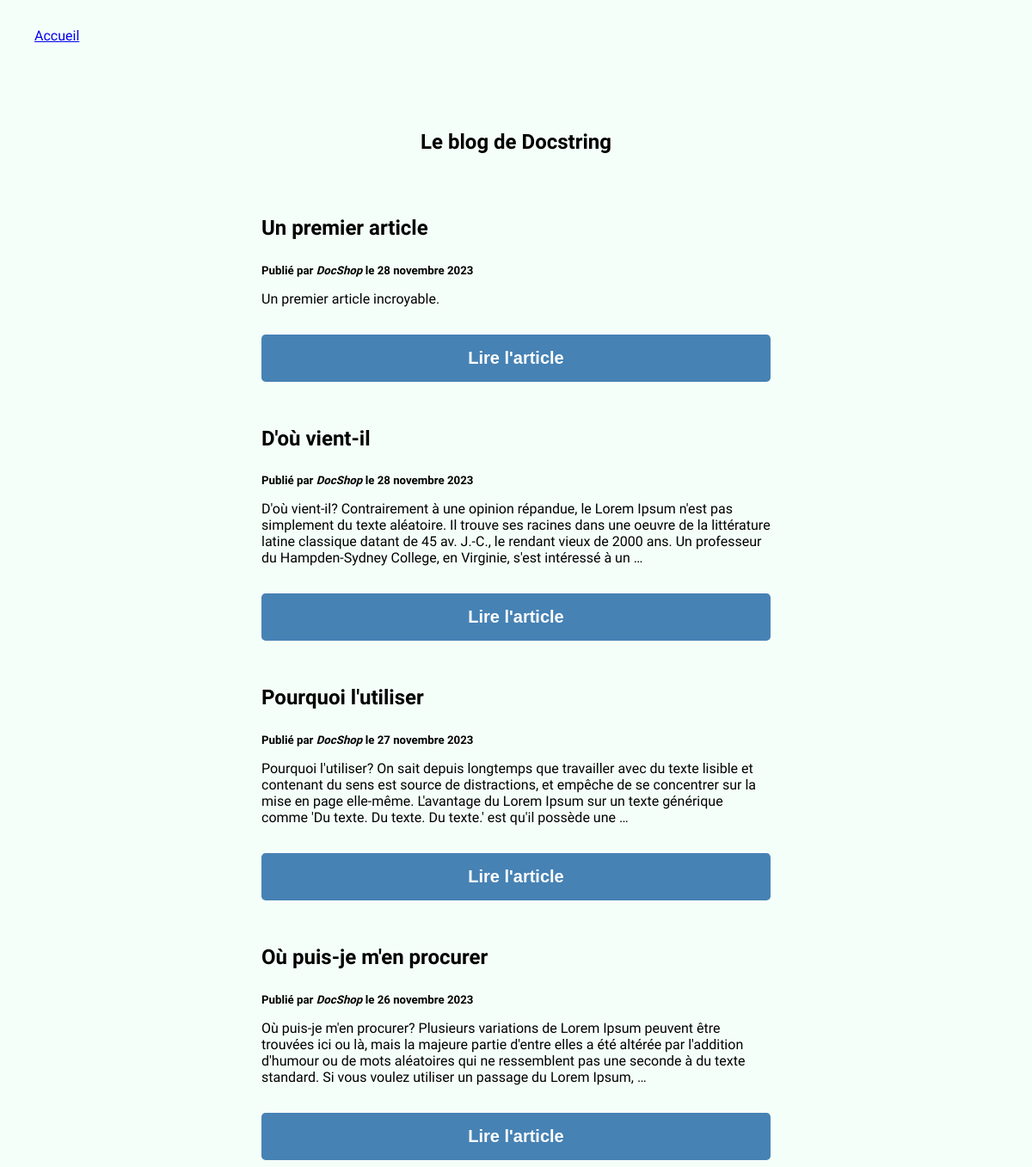
Before: /blog/ with the older database file.
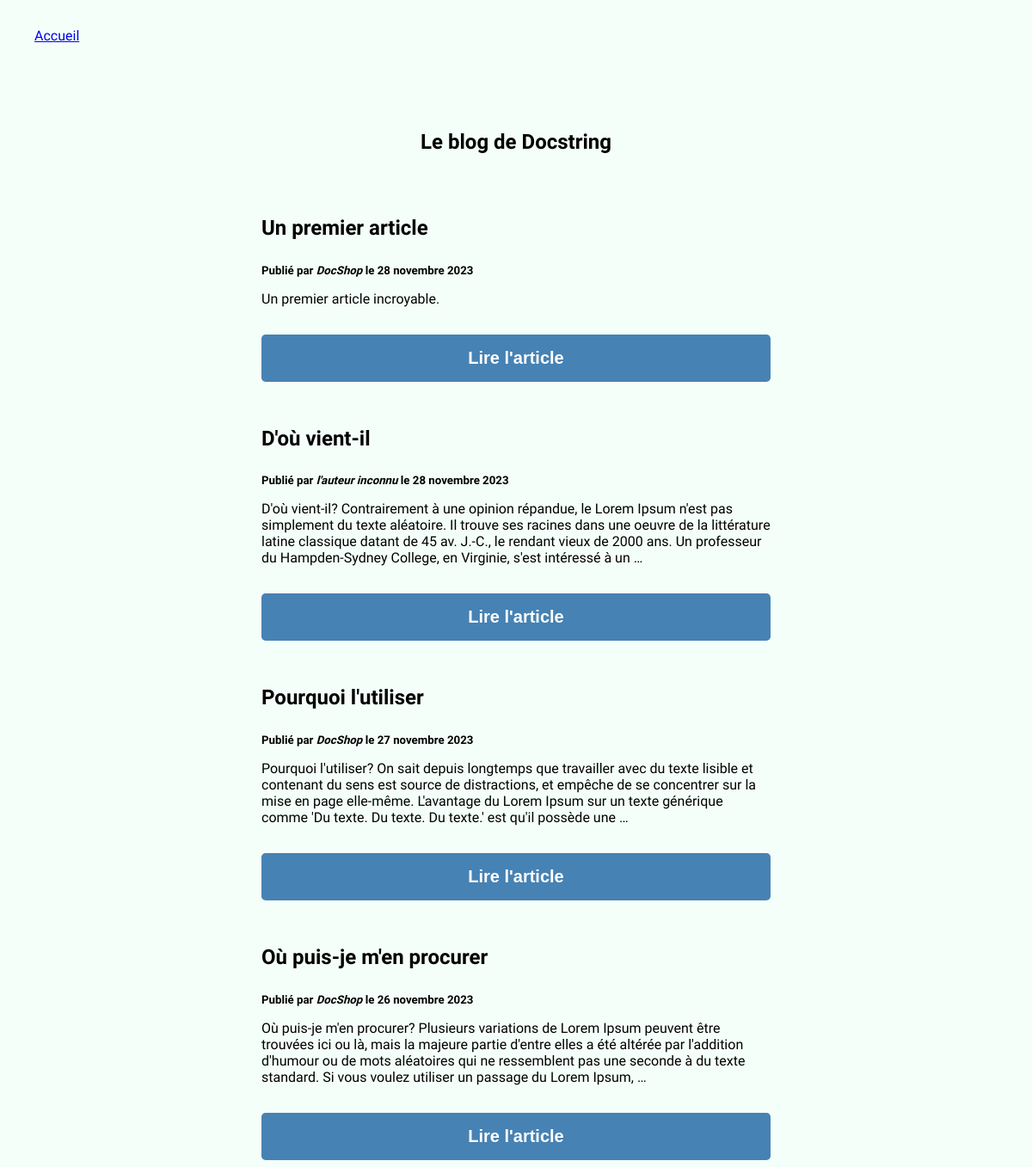
After: the same page with the newer database file.
### posts/models.py (models this page shows, shortened)
class BlogPost(models.Model):
    title = models.CharField(max_length=255, unique=True, verbose_name="Titre")
    slug = models.SlugField(max_length=255, unique=True, blank=True)
    author = models.ForeignKey(User, on_delete=models.SET_NULL, null=True, blank=True)
    last_updated = models.DateTimeField(auto_now=True)
    created_on = models.DateField(blank=True, null=True)
    published = models.BooleanField(default=False, verbose_name="Publié")
    content = models.TextField(blank=True, verbose_name="Contenu")
    thumbnail = models.ImageField(blank=True, upload_to='blog')
    class Meta:
        ordering = ['-created_on']
        verbose_name = "Article"
    @property
    def author_or_default(self):
            return self.author.username if self.author else "l'auteur inconnu"

### posts/views.py (the view)
# urls.py: path('', BlogHome.as_view(), name='home'),
class BlogHome(ListView):
    model = BlogPost
    context_object_name = "posts"
    def get_queryset(self):
        queryset = super().get_queryset()
        if self.request.user.is_authenticated:
            return queryset
        return queryset.filter(published=True)

### posts/templates/posts/blogpost_list.html (shortened to what this page needs)
{% extends 'base.html' %}
{% block content %}
    <h1>Le blog de Docstring</h1>
    {% for post in posts %}
        <article>
        <div class="post-title">
            <h2>{{ post.title }}</h2>
        </div>
            <h5 class="post-author">Publié par <i>{{ post.author_or_default }}</i> le {{ post.created_on|date:'j F Y' }}</h5>
            <p class="post-excerpt">{{ post.content|safe|truncatewords:50 }}</p>
            <form action="{% url 'posts:post' slug=post.slug %}">
                <button class="btn btn-submit"> Lire l'article</button>
            </form>
        </article>
    {% endfor %}
{% endblock %}

### templates/base.html (shortened to what this page needs)
{% load static %}
<!DOCTYPE html>
<html lang="fr">
<head>
    <link rel="stylesheet" href="{% static 'css/style.css' %}">
</head>
<body>
<nav>
    <a href="{% url 'posts:home' %}">Accueil</a>
</nav>
<section id="blog">
    {% block content %}
    {% endblock %}
</section>
</body>
</html>

### posts/static/css/style.css (style rules this page uses)
body { font-family: 'Raleway', sans-serif; background-color: mintcream; }
nav { margin: 2rem; display: flex; justify-content: space-between; }
#blog { display: flex; flex-direction: column; align-items: center; margin-top: 5rem; }
#blog article { width: 50%; margin-top:2rem; }
.post-title { display: flex; align-items: center; }
.post-author { margin: .5rem 0; }
.post-excerpt { margin-bottom: 1rem; }
.btn { padding: 1rem; border: none; font-weight: 600; font-size: 1.25rem; border-radius: .3rem; color: white; width:100%; margin-top: 1rem; cursor: pointer; }
.btn-submit { background-color: steelblue; }

Changed rows visible on the page:
changed BlogPost "D'où vient-il": author_or_default "DocShop" → "l'auteur inconnu"
